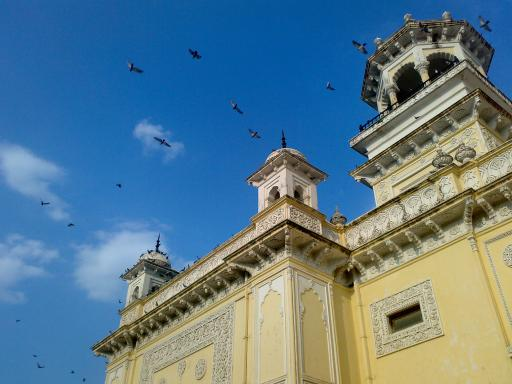
#> input picture ch02_imageproc2/sky_castle.jpg, 512 x 384 px
$ jupyter execute Pyramidal.ipynb
#> lines starting #> are read from the running program, lines starting #| are printed output that depends on the picture
[cell 1]
import numpy as np
import matplotlib.pyplot as plt
import cv2

[cell 2]
im_path = 'sky_castle.jpg'
im_bgr  = cv2.imread(im_path)
#> im_bgr is the input picture: shape (384, 512, 3); mean B, G, R 141.2, 123.9, 91.6
im_gray  = cv2.imread(im_path, cv2.IMREAD_GRAYSCALE)
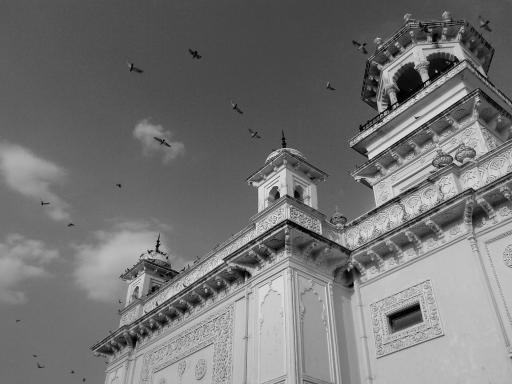
#> im_gray: shape (384, 512); min 0, max 255, mean 116.2

[cell 3]
plt.subplot(1,2,1), plt.imshow(im_bgr[:,:,::-1])
plt.subplot(1,2,2), plt.imshow(im_gray, cmap='gray')
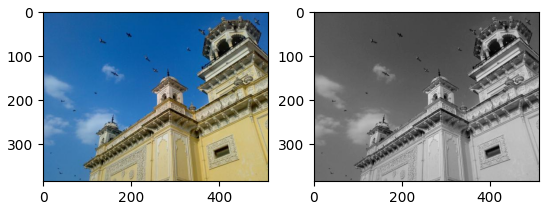
#> figure drawn by matplotlib, 2 panels

[cell 4]
hist = cv2.calcHist([im_gray], channels =[0], mask = None, histSize=[256],ranges=[0.0,256.0])
#> hist = 256 values, max 3908 at index 111, min 0 at index 242, mean 768
print("sum:", np.sum(hist), " = res:", im_gray.shape[0]*im_gray.shape[1])
#| sum: 196608.0  = res: 196608

[cell 5]
plt.plot(hist)
plt.grid()
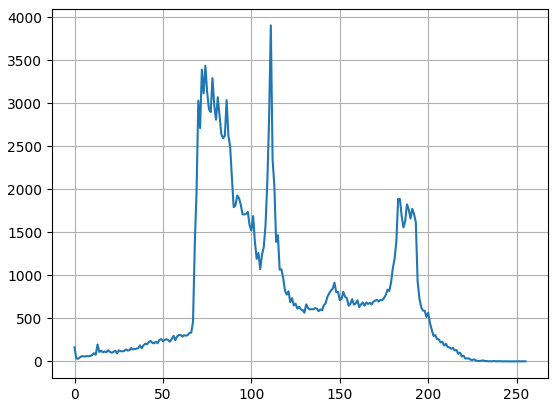
#> figure drawn by matplotlib, 1 panel; curve peaks at x = 111, y = 3908

[cell 6]
im_hsv = cv2.cvtColor(im_bgr, cv2.COLOR_BGR2HSV)
#> im_hsv: shape (384, 512, 3); mean H, S, V 68.6, 145.7, 162.9

[cell 7]
hist = cv2.calcHist([im_hsv], channels =[0,1], mask = None, histSize=[18, 25],ranges=[0.,181., 0., 256.])
print("sum:", np.sum(hist), " = res:", im_hsv.shape[0]*im_hsv.shape[1])
#| sum: 196608.0  = res: 196608

[cell 8]
plt.imshow(hist, cmap='gray')
plt.xlabel('Saturation')
plt.ylabel('Hue')
#plt.grid()
plt.show()
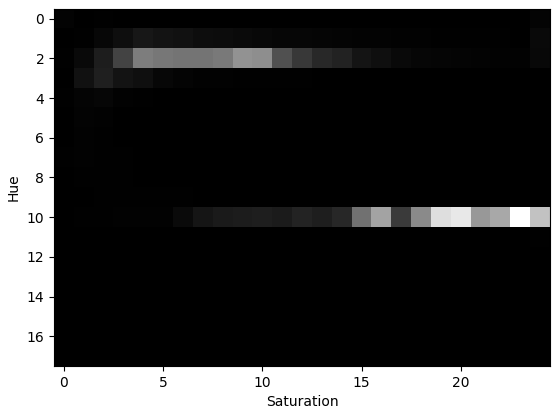
#> figure drawn by matplotlib, 1 panel

[cell 9]
im_path = 'tsukuba_l.png'
im_src = cv2.imread(im_path, cv2.IMREAD_GRAYSCALE)
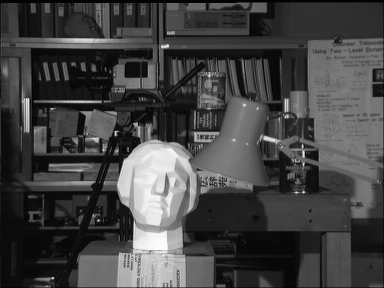
#> input picture ch02_imageproc2/tsukuba_l.png, 384 x 288 px
#> im_src is the input picture: shape (288, 384); min 0, max 252, mean 67.6
print(im_src.shape)
#| (288, 384)

[cell 10]
# down scale
imsGaussian = [im_src]
for s in range(1,5):
    im = cv2.pyrDown(imsGaussian[s-1])
    print(im.shape)
    imsGaussian.append(im)
#> after the loop, imsGaussian = 5 items

ims2 = [ ]
for s in range(4,0,-1):
    im = cv2.pyrUp(imsGaussian[s])
    print(im.shape)
    ims2.insert(0,im)
#> this loop made 4 passes
#> pass 3, `im = cv2.pyrUp(imsGaussian[s])`:
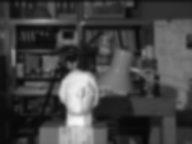
#> im: shape (144, 192); min 8, max 250, mean 67.7
#> after the loop, ims2 = 4 items

[cell 11]
for s in range(0,5):
        plt.subplot(5, 3, s*3 + 1), plt.imshow(imsGaussian[s], cmap='gray')
        plt.title(str(imsGaussian[s].shape[1])), plt.axis('off')
        if s != 4:
            plt.subplot(5, 3, s*3 + 2), plt.imshow(ims2[s], cmap='gray')
            plt.title(str(ims2[s].shape[1])), plt.axis('off')
        #plt.subplot(5, 3, s*3 + 3), plt.imshow(imsLaplacian[s], cmap='gray')
        #plt.title(str(imsLaplacian[s].shape[0])), plt.axis('off')
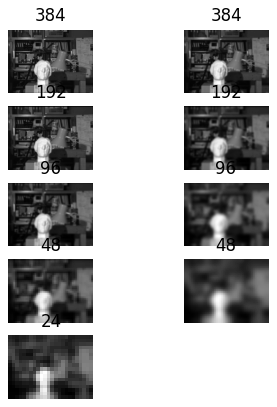
#> figure drawn by matplotlib, 9 panels

[cell 12]
imsLaplacian = []
for s in range(0,4):
    im = cv2.subtract(imsGaussian[s],ims2[s])
    imsLaplacian.append(im)
#> this loop made 4 passes
#> pass 1, `im = cv2.subtract(imsGaussian[s],ims2[s])`:
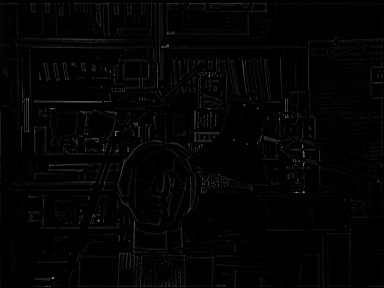
#> im: shape (288, 384); min 0, max 146, mean 3.4
#> pass 3, `im = cv2.subtract(imsGaussian[s],ims2[s])`:
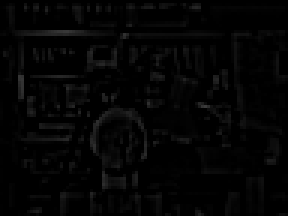
#> im: shape (72, 96) (shown 3 times larger); min 0, max 59, mean 4.2
#> after the loop, imsLaplacian = 4 items
    #print(im.shape)
imsLaplacian.append(imsGaussian[4])

[cell 13]
for s in range(0,5):
        plt.subplot(5, 3, s*3 + 1), plt.imshow(imsGaussian[s], cmap='gray')
        plt.title(str(imsGaussian[s].shape[1])), plt.axis('off')
        if s != 4:
            plt.subplot(5, 3, s*3 + 2), plt.imshow(ims2[s], cmap='gray')
            plt.title(str(ims2[s].shape[1])), plt.axis('off')
        plt.subplot(5, 3, s*3 + 3), plt.imshow(imsLaplacian[s], cmap='gray')
        plt.title(str(imsLaplacian[s].shape[1])), plt.axis('off')
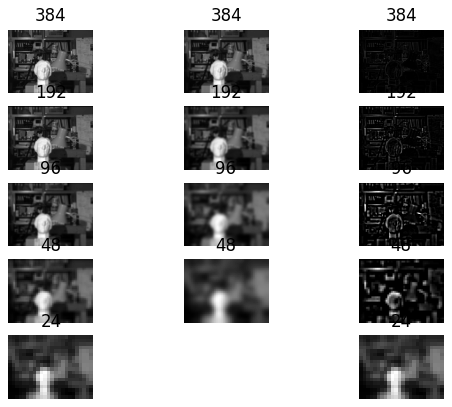
#> figure drawn by matplotlib, 14 panels
